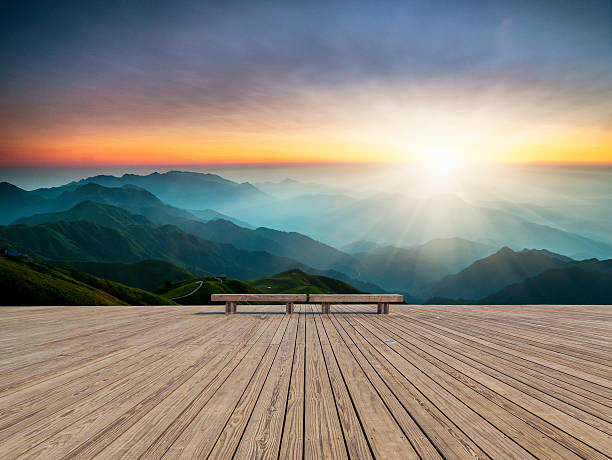
#> input picture img.jpg, 612 x 460 px
$ jupyter execute project.ipynb
#> lines starting #> are read from the running program, lines starting #| are printed output that depends on the picture
[cell 1]
import cv2
import matplotlib.pyplot as plt
import numpy as np
import os
import tempfile

[cell 2]
def compress_image(image, quality):
    # Compress the image and return it
    # Using a temporary file to handle the compression
    temp_file = tempfile.NamedTemporaryFile(delete=False, suffix='.jpg').name
    cv2.imwrite(temp_file, image, [int(cv2.IMWRITE_JPEG_QUALITY), quality])
    compressed_image = cv2.imread(temp_file)
    os.remove(temp_file)  # Clean up the temporary file
    return compressed_image

[cell 3]
def apply_gaussian_filter(image):
    # Apply a Gaussian blur to the image
    filtered_image = cv2.GaussianBlur(image, (15, 15), 4)
    return filtered_image

[cell 4]
def plot_histogram(image, title, position):
    # Convert image to grayscale for histogram
    gray_image = cv2.cvtColor(image, cv2.COLOR_BGR2GRAY)
    plt.subplot(position)
    plt.hist(gray_image.ravel(), 256, [0, 256])
    plt.title(title)# File path for the original image

[cell 5]
def plot_combined_histogram(image1, image2, title1, title2):
    # Convert images to grayscale
    gray_image1 = cv2.cvtColor(image1, cv2.COLOR_BGR2GRAY)
    gray_image2 = cv2.cvtColor(image2, cv2.COLOR_BGR2GRAY)

    # Plot histograms
    plt.hist(gray_image1.ravel(), 256, [0, 256], color='blue', alpha=0.5, label=title1)
    plt.hist(gray_image2.ravel(), 256, [0, 256], color='red', alpha=0.5, label=title2)

    # Add legend and title
    plt.legend()
    plt.title(f'Histogram Comparison: {title1} & {title2}')

[cell 6]
# File path for the original image
input_path = 'img.jpg'  # Replace with your original image path

[cell 7]
# Load the original image
original_image = cv2.imread(input_path)
#> original_image is the input picture: shape (460, 612, 3); mean B, G, R 125, 133, 135.8

# Compress the original image
compressed_image = compress_image(original_image, 50)

# Apply Gaussian filtering to the original image
filtered_image = apply_gaussian_filter(original_image)
#> in apply_gaussian_filter, `filtered_image = cv2.GaussianBlur(image, (15, 15), 4)`:
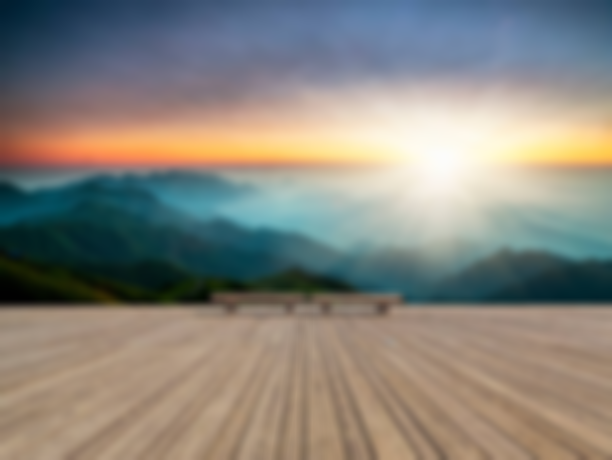
#> filtered_image: shape (460, 612, 3); mean B, G, R 125, 133, 135.8

# Compress the filtered image
compressed_filtered_image = compress_image(filtered_image, 50)

[cell 8]
# Convert images to RGB for displaying
original_image_rgb = cv2.cvtColor(original_image, cv2.COLOR_BGR2RGB)
compressed_image_rgb = cv2.cvtColor(compressed_image, cv2.COLOR_BGR2RGB)
filtered_image_rgb = cv2.cvtColor(filtered_image, cv2.COLOR_BGR2RGB)
compressed_filtered_image_rgb = cv2.cvtColor(compressed_filtered_image, cv2.COLOR_BGR2RGB)

[cell 9]
# Display the images and their histograms
plt.figure(figsize=(20, 20))  # Adjust the figure size as needed

# Original image
plt.subplot(4, 2, 1)
plt.imshow(original_image_rgb)
plt.title('Original Image')
plt.axis('off')

# Histogram for the original image
plot_histogram(original_image, 'Histogram for Original Image', 422)
#> in plot_histogram, `gray_image = cv2.cvtColor(image, cv2.COLOR_BGR2GRAY)`:
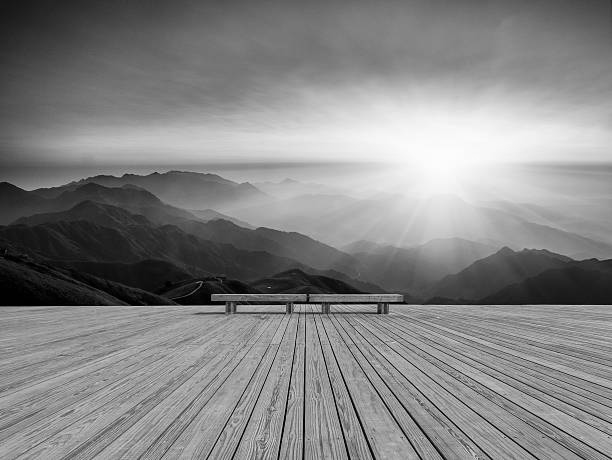
#> gray_image: shape (460, 612); min 0, max 252, mean 132.9
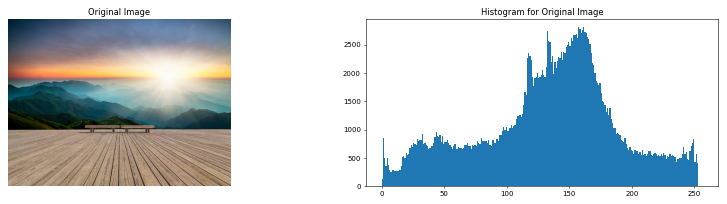
#> figure drawn by matplotlib, 2 panels

[cell 10]
# Display the images and their histograms
plt.figure(figsize=(20, 20))  # Adjust the figure size as needed

# Filtered image
plt.subplot(4, 2, 5)
plt.imshow(filtered_image_rgb)
plt.title('Filtered Image')
plt.axis('off')

# Histogram for the filtered image
plot_histogram(filtered_image, 'Histogram for Filtered Image', 426)
#> call 2 of plot_histogram, with title = 'Histogram for Filtered Image', position = 426
#> in plot_histogram (call 2), `gray_image = cv2.cvtColor(image, cv2.COLOR_BGR2GRAY)`:
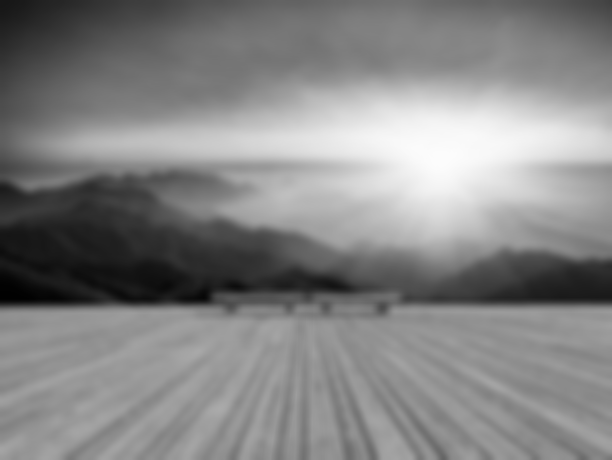
#> gray_image: shape (460, 612); min 1, max 252, mean 132.9
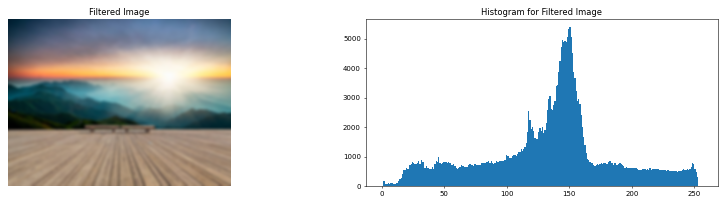
#> figure drawn by matplotlib, 2 panels; panel 2: tallest bar 5406 high, from x = 150 to 151

[cell 11]
# Display the images and their histograms
plt.figure(figsize=(20, 20))  # Adjust the figure size as needed

# Compressed original image
plt.subplot(4, 2, 3)
plt.imshow(compressed_image_rgb)
plt.title('Compressed Original Image')
plt.axis('off')

# Histogram for the compressed original image
plot_histogram(compressed_image, 'Histogram for Compressed Original Image', 424)
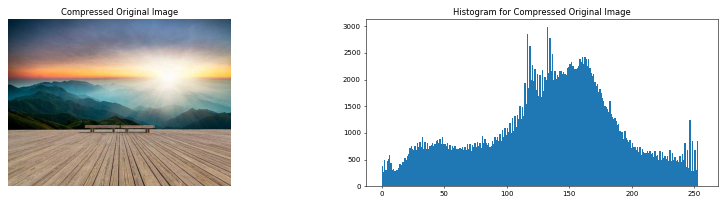
#> figure drawn by matplotlib, 2 panels; panel 2: tallest bar 2988 high, from x = 132 to 133

[cell 12]
# Display the images and their histograms
plt.figure(figsize=(20, 20))  # Adjust the figure size as needed

# Compressed filtered image
plt.subplot(4, 2, 7)
plt.imshow(compressed_filtered_image_rgb)
plt.title('Compressed Filtered Image')
plt.axis('off')

# Histogram for the compressed filtered image
plot_histogram(compressed_filtered_image, 'Histogram for Compressed Filtered Image', 428)
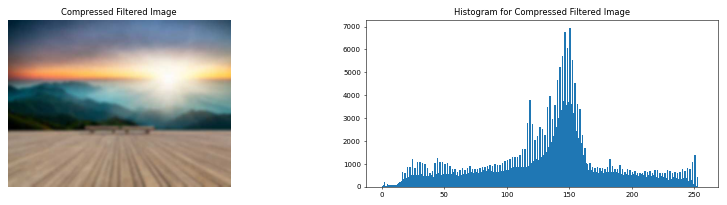
#> figure drawn by matplotlib, 2 panels; panel 2: tallest bar 6955 high, from x = 150 to 151

[cell 13]
# Plot the combined histogram
plt.figure(figsize=(10, 6))  # Adjust the figure size as needed
plot_combined_histogram(compressed_image, compressed_filtered_image, 'Compressed Original Image', 'Compressed Filtered Image')
plt.show()
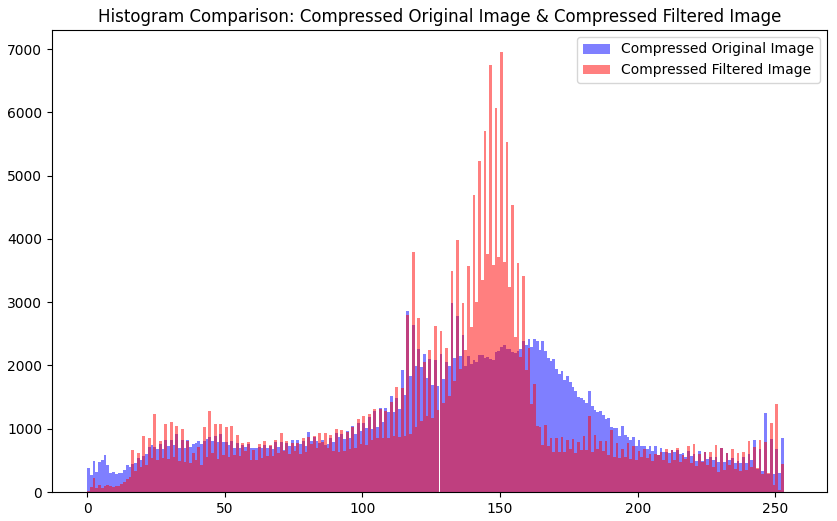
#> figure drawn by matplotlib, 1 panel; tallest bar 2988 high, from x = 132 to 133; tallest bar 6955 high, from x = 150 to 151

[cell 14]
# Plot the combined histogram
plt.figure(figsize=(10, 6))  # Adjust the figure size as needed
plot_combined_histogram(original_image, filtered_image, 'Original Image', 'Filtered Image')
plt.show()
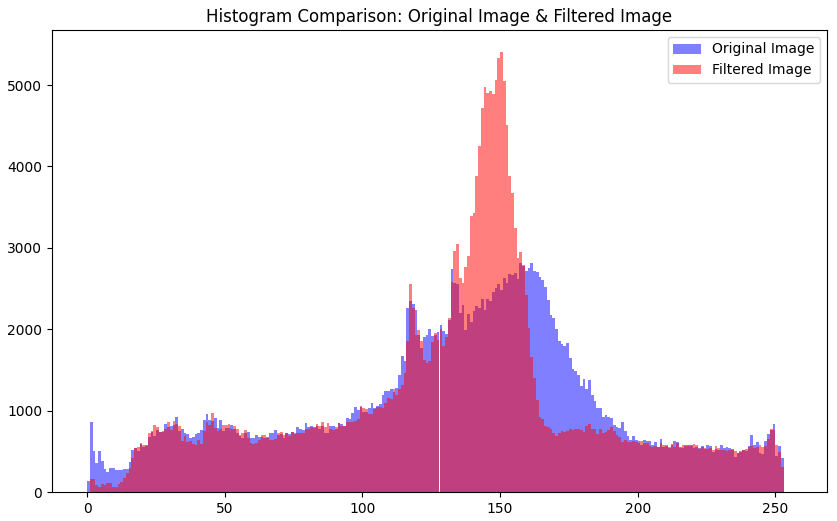
#> figure drawn by matplotlib, 1 panel; tallest bar 5406 high, from x = 150 to 151

$ run again, with vibhu image.jpg copied over img.jpg
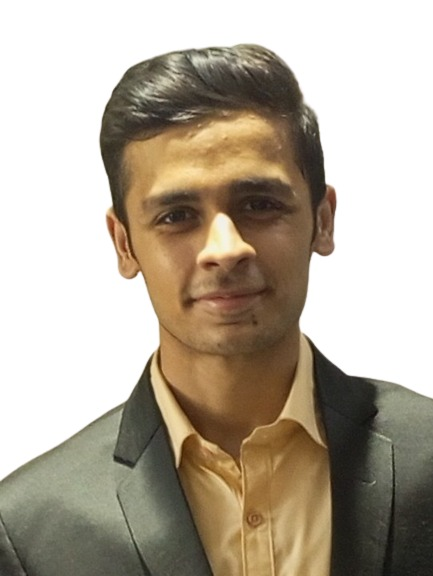
#> input picture vibhu image.jpg, 433 x 576 px
#> original_image is the input picture: shape (576, 433, 3); mean B, G, R 154.4, 170.1, 180.4
#> in plot_histogram (call 2), `gray_image = cv2.cvtColor(image, cv2.COLOR_BGR2GRAY)`:
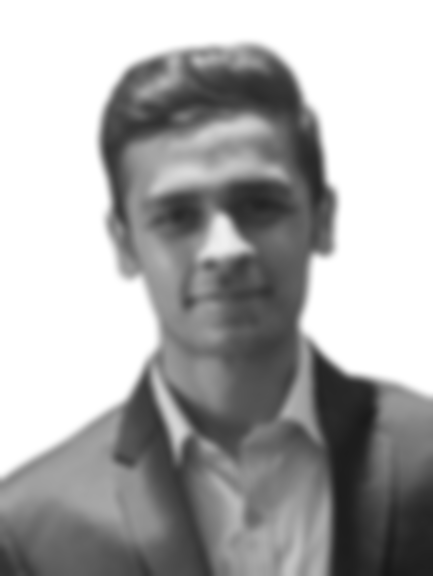
#> gray_image: shape (576, 433); min 24, max 255, mean 171.4
#> `plt.show()`:
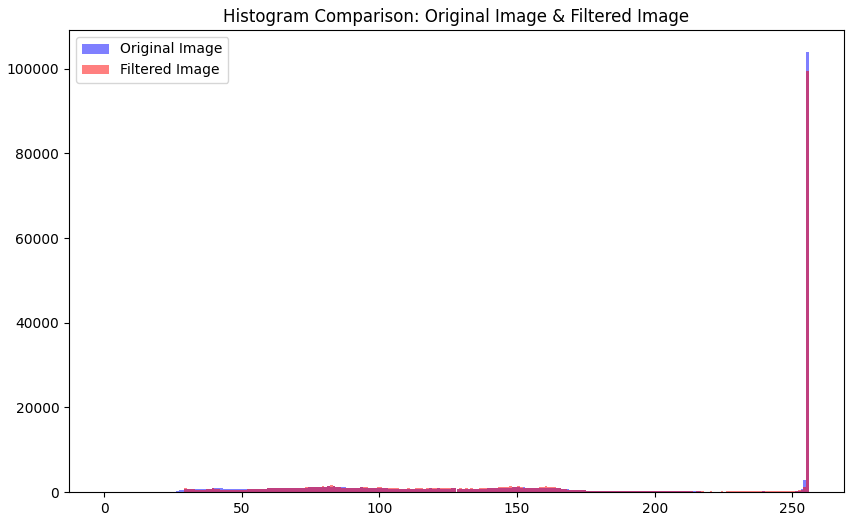
#> figure drawn by matplotlib, 1 panel; tallest bar 103969 high, from x = 255 to 256; tallest bar 99456 high, from x = 255 to 256
